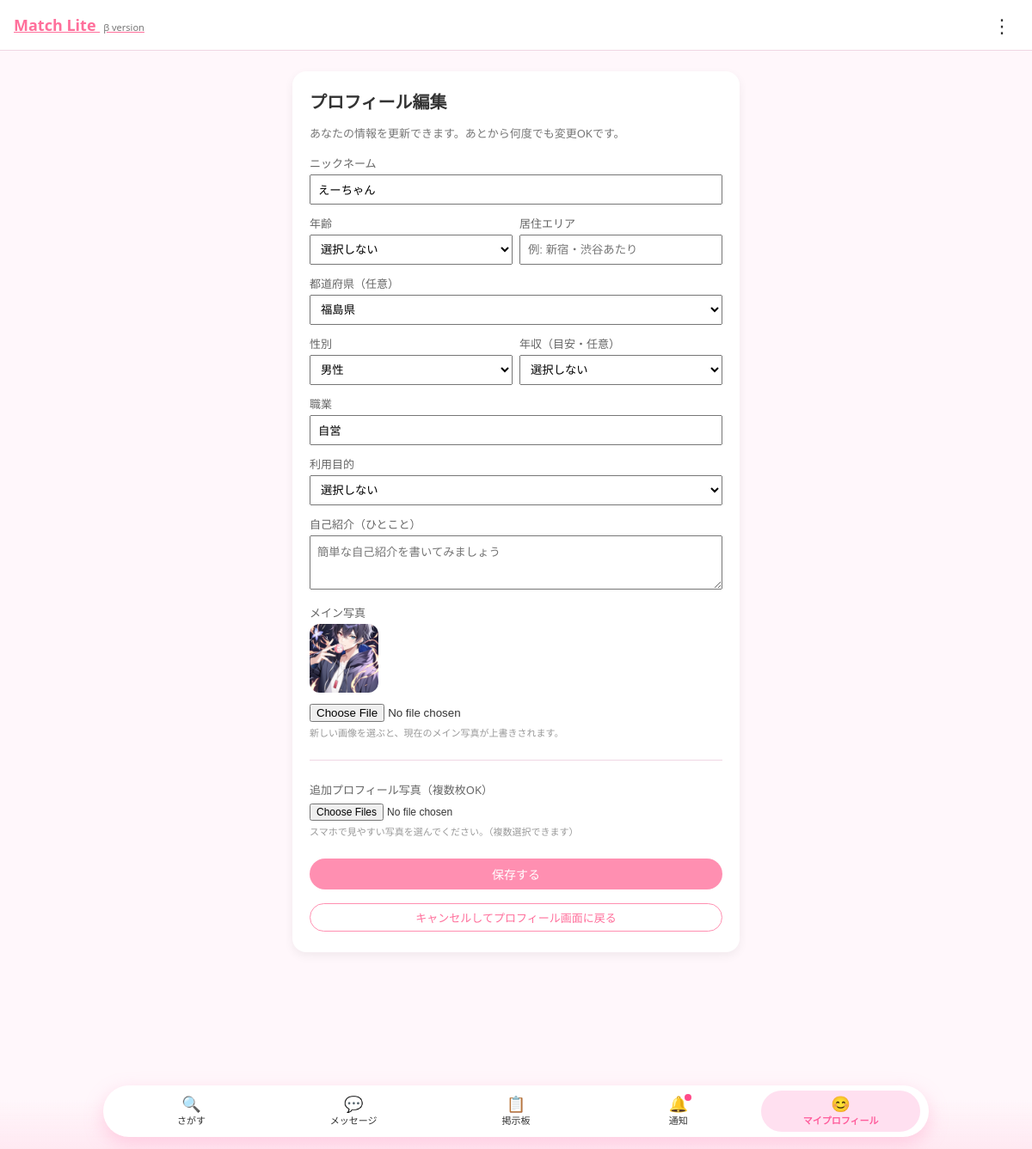
/profile/my/edit/ (signed in), run on the app's committed database.
### matching/models.py (models this page shows, shortened)
class UserProfile(models.Model):
    GENDER_CHOICES = [
        ("M", "男性"),
        ("F", "女性"),
        ("O", "その他"),
    ]
    PREF_CHOICES = [
        ("北海道", "北海道"),
        ("青森県", "青森県"),
        ("岩手県", "岩手県"),
        ("宮城県", "宮城県"),
        ("秋田県", "秋田県"),
        ("山形県", "山形県"),
        ("福島県", "福島県"),
        ("茨城県", "茨城県"),
        ("栃木県", "栃木県"),
        ("群馬県", "群馬県"),
        ("埼玉県", "埼玉県"),
        ("千葉県", "千葉県"),
        ("東京都", "東京都"),
        ("神奈川県", "神奈川県"),
        ("新潟県", "新潟県"),
        ("富山県", "富山県"),
        ("石川県", "石川県"),
        ("福井県", "福井県"),
        ("山梨県", "山梨県"),
        ("長野県", "長野県"),
        ("岐阜県", "岐阜県"),
        ("静岡県", "静岡県"),
        ("愛知県", "愛知県"),
        ("三重県", "三重県"),
        ("滋賀県", "滋賀県"),
        ("京都府", "京都府"),
        ("大阪府", "大阪府"),
        ("兵庫県", "兵庫県"),
        ("奈良県", "奈良県"),
        ("和歌山県", "和歌山県"),
        ("鳥取県", "鳥取県"),
        ("島根県", "島根県"),
        ("岡山県", "岡山県"),
        ("広島県", "広島県"),
        ("山口県", "山口県"),
        ("徳島県", "徳島県"),
        ("香川県", "香川県"),
        ("愛媛県", "愛媛県"),
        ("高知県", "高知県"),
        ("福岡県", "福岡県"),
        ("佐賀県", "佐賀県"),
        ("長崎県", "長崎県"),
        ("熊本県", "熊本県"),
        ("大分県", "大分県"),
        ("宮崎県", "宮崎県"),
        ("鹿児島県", "鹿児島県"),
        ("沖縄県", "沖縄県"),
    ]
    PURPOSE_CHOICES = [
        ("friend", "友達作り"),
        ("love", "恋人探し"),
        ("both", "友達も恋人も両方"),
        ("hobby", "趣味友達"),
        ("talk", "暇つぶし・話し相手"),
    ]
    user = models.OneToOneField(
        settings.AUTH_USER_MODEL,
        on_delete=models.CASCADE,
        related_name="profile",
        null=True,
        blank=True,
    )
    nickname = models.CharField(max_length=50)
    age_range = models.CharField(max_length=20, blank=True)
    area = models.CharField(max_length=50, blank=True)
    purpose = models.CharField(
        "利用目的",
        max_length=20,
        choices=PURPOSE_CHOICES,
        blank=True,
    )
    job = models.CharField(max_length=50, blank=True)        # 職業
    income = models.IntegerField(blank=True, null=True)      # 年収（数字で保存）
    prefecture = models.CharField(
        max_length=10,
        choices=PREF_CHOICES,
        blank=True,
        verbose_name="居住地",
    )
    gender = models.CharField(
        max_length=1,
        choices=GENDER_CHOICES,
        blank=True,
        null=True,
        verbose_name="性別",
    )
    bio = models.TextField(blank=True)  # ひとこと自己紹介
    avatar = models.ImageField(
        upload_to="avatars/",
        blank=True,
        null=True,
    )
    last_checked_messages = models.DateTimeField(null=True, blank=True)
    last_checked_likes = models.DateTimeField(null=True, blank=True)
    last_checked_matches = models.DateTimeField(null=True, blank=True)

### matching/views.py (the view)
# urls.py: path("my/edit/", views.edit_my_profile, name="edit_my_profile"),
@login_required
def edit_my_profile(request):
    me = get_current_profile(request)
    if request.method == "POST":
        form = UserProfileForm(request.POST, request.FILES, instance=me)
        if form.is_valid():
            form.save()
            photo_files = request.FILES.getlist("photos")  # input name="photos" を想定
            for idx, f in enumerate(photo_files):
                ProfilePhoto.objects.create(
                    profile=me,
                    image=f,
                    order=idx,
                )
            return redirect("my_profile")
    else:
        form = UserProfileForm(instance=me)
    return render(
        request,
        "matching/my_profile_edit.html",
        {
            "form": form,
            "me": me,
            "photos": me.photos.all(),
            "current_tab": "me",
        },
    )

### matching/forms.py
class UserProfileForm(forms.ModelForm):
    class Meta:
        model = UserProfile
        fields = [
            "nickname",
            "age_range",
            "area",
            "prefecture",
            "gender",
            "income",
            "job",
            "purpose",
            "bio",
            "avatar",
        ]

### matching/views.py (called while the page is built)
def get_current_profile(request):
    if not request.user.is_authenticated:
        return None
    profile, created = UserProfile.objects.get_or_create(
        user=request.user,
        defaults={
            "nickname": request.user.username,
        },
    )
    return profile

### templates/matching/my_profile_edit.html (shortened to what this page needs)
{% extends "matching/base.html" %}
{% block content %}
<div class="card" style="max-width:520px; margin:24px auto;">
  <h2 class="page-title">プロフィール編集</h2>
  <p class="page-subtitle">
      あなたの情報を更新できます。あとから何度でも変更OKです。
  </p>
  <form method="post" enctype="multipart/form-data"
        style="display:flex; flex-direction:column; gap:12px;">
      <div>
          <label style="font-size:13px; color:#666; display:block; margin-bottom:4px;">
              ニックネーム
          </label>
          <input type="text"
                 name="nickname"
                 value="{{ me.nickname }}"
                 placeholder="表示名を入力"
                 style="width:100%; padding:8px; box-sizing:border-box;">
      </div>
      <div style="display:flex; gap:8px;">
          <div style="flex:1;">
              <label style="font-size:13px; color:#666; display:block; margin-bottom:4px;">
                  年齢
              </label>
              <select name="age_range"
                      style="width:100%; padding:8px; box-sizing:border-box;">
                  <option value="" {% if not me.age_range %}selected{% endif %}>選択しない</option>
              </select>
          </div>
          <div style="flex:1;">
              <label style="font-size:13px; color:#666; display:block; margin-bottom:4px;">
                  居住エリア
              </label>
              <input type="text"
                     name="area"
                     value="{{ me.area }}"
                     placeholder="例: 新宿・渋谷あたり"
                     style="width:100%; padding:8px; box-sizing:border-box;">
          </div>
      </div>
      <div>
          <label style="font-size:13px; color:#666; display:block; margin-bottom:4px;">
              都道府県（任意）
          </label>
          <select name="prefecture"
                  style="width:100%; padding:8px; box-sizing:border-box;">
              {% with me.prefecture as pref %}
                <option value="福島県"   {% if pref == "福島県" %}selected{% endif %}>福島県</option>
              {% endwith %}
          </select>
      </div>
      <div style="display:flex; gap:8px;">
          <div style="flex:1;">
              <label style="font-size:13px; color:#666; display:block; margin-bottom:4px;">
                  性別
              </label>
              <select name="gender"
              required
                      style="width:100%; padding:8px; box-sizing:border-box;">
                  <option value="M" {% if me.gender == "M" %}selected{% endif %}>男性</option>
              </select>
          </div>
          <div style="flex:1;">
              <label style="font-size:13px; color:#666; display:block; margin-bottom:4px;">
                  年収（目安・任意）
              </label>
              <select name="income"
                      style="width:100%; padding:8px; box-sizing:border-box;">
                  <option value="" {% if not me.income %}selected{% endif %}>選択しない</option>
              </select>
          </div>
      </div>
      <div>
          <label style="font-size:13px; color:#666; display:block; margin-bottom:4px;">
              職業
          </label>
          <input type="text"
                 name="job"
                 value="{{ me.job }}"
                 placeholder="例: 会社員 / 学生 など"
                 style="width:100%; padding:8px; box-sizing:border-box;">
      </div>
 <div>
    <label style="font-size:13px; color:#666; display:block; margin-bottom:4px;">
        利用目的
    </label>
    <select name="purpose"
            style="width:100%; padding:8px; box-sizing:border-box;">
        <option value="" {% if not me.purpose %}selected{% endif %}>選択しない</option>
    </select>
</div>
      <div>
          <label style="font-size:13px; color:#666; display:block; margin-bottom:4px;">
              自己紹介（ひとこと）
          </label>
          <textarea name="bio"
                    rows="3"
                    placeholder="簡単な自己紹介を書いてみましょう"
                    style="width:100%; padding:8px; box-sizing:border-box;">{{ me.bio }}</textarea>
      </div>
      <div>
          <label style="font-size:13px; color:#666; display:block; margin-bottom:4px;">
              メイン写真
          </label>
          {% if me.avatar %}
            <div style="margin-bottom:6px;">
                <img src="{{ me.avatar.url }}"
                     alt="current avatar"
                     style="width:80px; height:80px; object-fit:cover; border-radius:12px;">
            </div>
          {% endif %}
          <input type="file" name="avatar" accept="image/*">
          <div style="font-size:11px; color:#999; margin-top:4px;">
              新しい画像を選ぶと、現在のメイン写真が上書きされます。
          </div>
      </div>
      <hr style="margin:12px 0; border:none; border-top:1px solid #f0d6e3;">
      <div>
          <div style="font-size:13px; color:#666; margin-bottom:4px;">
              追加プロフィール写真（複数枚OK）
          </div>
          <input type="file"
                 name="photos"
                 accept="image/*"
                 multiple
                 style="font-size:12px;">
          <div style="font-size:11px; color:#999; margin-top:4px;">
              スマホで見やすい写真を選んでください。（複数選択できます）
          </div>
      </div>
      <button type="submit" class="btn-primary" style="margin-top:12px;">
          保存する
      </button>
      <a href="{% url 'my_profile' %}" class="btn-ghost" style="margin-top:4px; text-align:center;">
          キャンセルしてプロフィール画面に戻る
      </a>
  </form>
</div>
{% endblock %}

### data on the page
UserProfile: nickname "えーちゃん", age_range "選択しない", prefecture "福島県", gender "男性", income "選択しない", job "自営", purpose "選択しない", avatar (picture)
